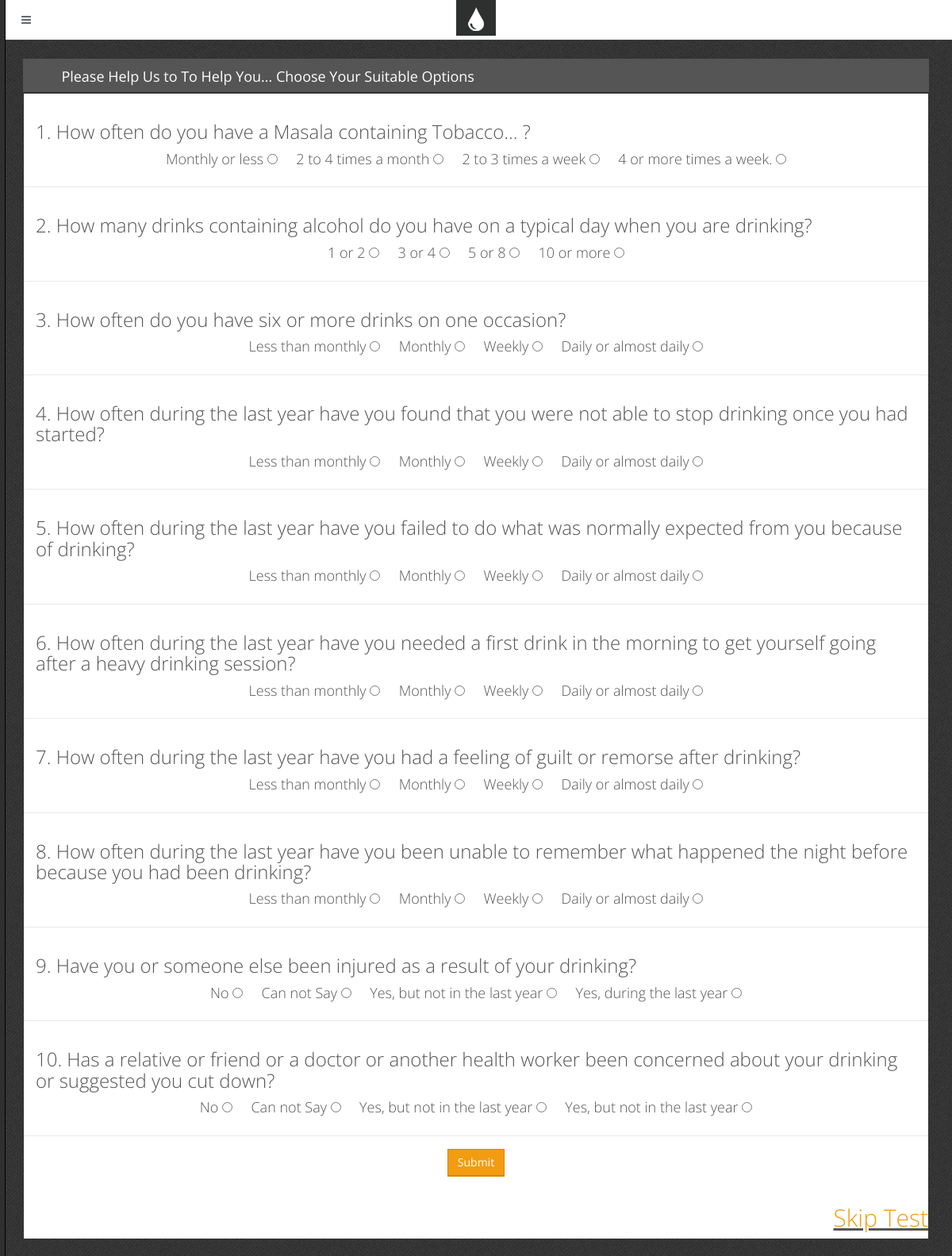
Page /questions1.php on the committed database.
### tables this page shows
CREATE TABLE IF NOT EXISTS `questions1` (
  `id` int(11) NOT NULL AUTO_INCREMENT,
  `qid` int(11) NOT NULL,
  `question` varchar(256) NOT NULL,
  `option1` varchar(256) NOT NULL,
  `option2` varchar(256) NOT NULL,
  `option3` varchar(256) NOT NULL,
  `option4` varchar(256) NOT NULL,
  PRIMARY KEY (`id`)
);

### questions1.php (the view, shortened to what this page needs)
<?php include 'inc/top.php';       ?>
    <div class="block">
        <div class="block-title">
            <h2 style="text-transform: uppercase;">
                <?php echo"".$_SESSION['user']; ?></h2>
            <h2>Please Help Us to To Help You...
               Choose Your Suitable Options
               &nbsp;&nbsp;&nbsp;&nbsp;
            </h2>
        </div>
        <form action="#" method="post" class="form-horizontal form-bordered" >
            <?php
            include "db.php";
                    $result = mysqli_query($con,"SELECT * FROM questions1 ");
                    while($test = mysqli_fetch_array($result))
                    {
                        ?>
                        <div class="form-group">
                            <h3 >
                                <?php
                                echo $test['qid'].". ".$test['question'];
                                ?>
                            </h3>
                            <center>
                            <h4>
                             <?php echo"".$test['option1']?>
                            <input type="radio" name="que<?php echo $test['qid'] ?>" value="1">&nbsp;&nbsp;&nbsp;&nbsp;
                             <?php echo"".$test['option2']?>
                            <input type="radio" name="que<?php echo $test['qid'] ?>" value="2">&nbsp;&nbsp;&nbsp;&nbsp;
                             <?php echo"".$test['option3']?>
                            <input type="radio" name="que<?php echo $test['qid'] ?>" value="3" required>&nbsp;&nbsp;&nbsp;&nbsp;
                            <?php echo"".$test['option4']?>
                            <input type="radio" name="que<?php echo $test['qid'] ?>" value="4" required>
                       </h4>
                       </center>
                         </div>
                        <?php
                    }
            ?>
            <div class="form-group">
                <div align="center">
                    <input type="Submit"  name="submit" value="Submit" class="btn btn-primary" required>
                </div>
            </div>
            <u><a href="score.php" align="right"> <h2 >Skip Test </h2></a></u>
    </div>
<?php include 'inc/bottom.php';  ?>

### css/main.css (style rules this page uses)
body { font-family: "Open Sans", "Helvetica Neue", Helvetica, Arial, sans-serif; color: #555555; font-size: 13px; background: #454545 url('../img/template/bg.png') top left repeat; }
.block { margin: 0 0 20px; padding: 20px 20px 1px 20px; background-color: #ffffff; }
.block-title { color: #646869; margin: -21px -21px 20px; background-color: #555555; border-bottom: 2px solid #2e3030; color: #ffffff; }
.block-title h1, .block-title h2, .block-title h3, .block-title h4, .block-title h5, .block-title h6 { display: inline-block; font-size: 18px; line-height: 18px; line-height: 1.4; margin: 0; padding: 10px 16px 7px; font-weight: normal; }
.block-title h1, .block-title h2, .block-title h3 { padding-left: 15px; padding-right: 15px; }
h1, h2, h3, h4, h5, h6, .h1, .h2, .h3, .h4, .h5, .h6 { font-family: "Open Sans", "Helvetica Neue", Helvetica, Arial, sans-serif; font-weight: 300; }
.text-primary, .text-primary:hover, a, a:hover, a:focus { color: #f39c12; }
.form-horizontal .form-group { margin-right: -5px; margin-left: -5px; }
.form-horizontal.form-bordered { margin: -20px -20px -1px; }
.form-horizontal.form-bordered .form-group { border-top: 1px solid #e9e9e9; margin: 0; padding: 15px; }
.form-horizontal.form-bordered .form-group:first-child { border-top: none; }
.btn { margin: 1px 0; border-radius: 0 !important; }
.btn-primary, .btn-primary:hover, .btn-primary:focus, .btn-primary:active, .btn-primary.active, .open .dropdown-toggle.btn-primary, .btn-primary.disabled, .btn-primary[disabled], fieldset[disabled] .btn-primary, .btn-primary.disabled:hover, .btn-primary[disabled]:hover, fieldset[disabled] .btn-primary:hover, .btn-primary.disabled:focus, .btn-primary[disabled]:focus, fieldset[disabled] .btn-primary:focus, .btn-primary.disabled:active, .btn-primary[disabled]:active, fieldset[disabled] .btn-primary:active, .btn-primary.disabled.active, .btn-primary[disabled].active, fieldset[disabled] .btn-primary.active { background-color: #f39c12; border-color: #d98600; -webkit-box-shadow: 0 1px 0 #d98600; box-shadow: 0 1px 0 #d98600; }

### rows in the picture
questions1: qid "1", question "How often do you have a Masala containing Tobacco... ?", option1 "Monthly or less", option2 "2 to 4 times a month", option3 "2 to 3 times a week", option4 "4 or more times a week."
questions1: qid "2", question "How many drinks containing alcohol do you have on a typical day when you are drinking?", option1 "1 or 2", option2 "3 or 4", option3 "5 or 8", option4 "10 or more"
questions1: qid "3", question "How often do you have six or more drinks on one occasion?", option1 "Less than monthly", option2 "Monthly", option3 "Weekly", option4 "Daily or almost daily"
questions1: qid "4", question "How often during the last year have you found that you were not able to stop drinking once you had started?", option1 "Less than monthly", option2 "Monthly", option3 "Weekly", option4 "Daily or almost daily"
questions1: qid "5", question "How often during the last year have you failed to do what was normally expected from you because of drinking?", option1 "Less than monthly", option2 "Monthly", option3 "Weekly", option4 "Daily or almost daily"
questions1: qid "6", question "How often during the last year have you needed a first drink in the morning to get yourself going after a heavy drinking session?", option1 "Less than monthly", option2 "Monthly", option3 "Weekly", option4 "Daily or almost daily"
questions1: qid "7", question "How often during the last year have you had a feeling of guilt or remorse after drinking?", option1 "Less than monthly", option2 "Monthly", option3 "Weekly", option4 "Daily or almost daily"
questions1: qid "8", question "How often during the last year have you been unable to remember what happened the night before because you had been drinking?", option1 "Less than monthly", option2 "Monthly", option3 "Weekly", option4 "Daily or almost daily"
questions1: qid "9", question "Have you or someone else been injured as a result of your drinking?", option1 "No", option2 "Can not Say", option3 "Yes, but not in the last year", option4 "Yes, during the last year"
questions1: qid "10", question "Has a relative or friend or a doctor or another health worker been concerned about your drinking or suggested you cut down?", option1 "No", option2 "Can not Say", option3 "Yes, but not in the last year", option4 "Yes, but not in the last year"
